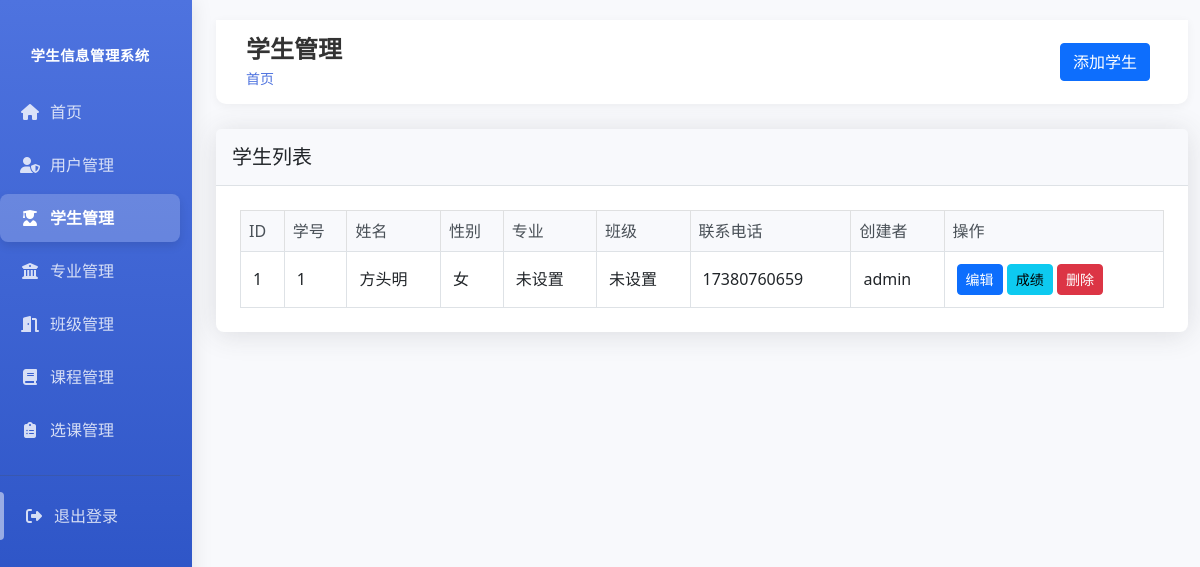
The page /students (signed in) on the database as committed earlier.
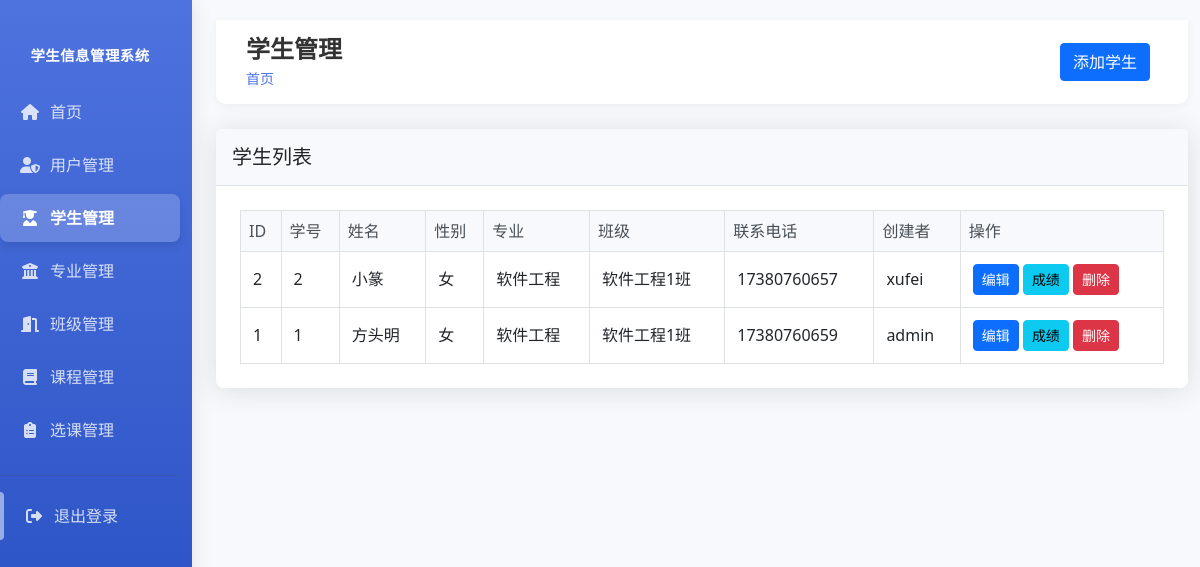
The same page on the database as committed later.
### tables this page shows
CREATE TABLE students (
        id INTEGER PRIMARY KEY AUTOINCREMENT,
        student_id TEXT UNIQUE NOT NULL,
        name TEXT NOT NULL,
        gender TEXT NOT NULL,
        birth_date TEXT,
        address TEXT,
        phone TEXT,
        email TEXT,
        major_id INTEGER,
        class_id INTEGER,
        enrollment_date TEXT,
        created_by INTEGER,
        created_at TIMESTAMP DEFAULT CURRENT_TIMESTAMP,
        FOREIGN KEY (major_id) REFERENCES majors (id),
        FOREIGN KEY (class_id) REFERENCES classes (id),
        FOREIGN KEY (created_by) REFERENCES users (id)
    );

CREATE TABLE users (
        id INTEGER PRIMARY KEY AUTOINCREMENT,
        username TEXT UNIQUE NOT NULL,
        password TEXT NOT NULL,
        email TEXT UNIQUE NOT NULL,
        role TEXT NOT NULL DEFAULT 'user',
        created_at TIMESTAMP DEFAULT CURRENT_TIMESTAMP
    );

CREATE TABLE majors (
        id INTEGER PRIMARY KEY AUTOINCREMENT,
        name TEXT UNIQUE NOT NULL,
        description TEXT,
        created_at TIMESTAMP DEFAULT CURRENT_TIMESTAMP
    );

CREATE TABLE classes (
        id INTEGER PRIMARY KEY AUTOINCREMENT,
        name TEXT UNIQUE NOT NULL,
        major_id INTEGER,
        description TEXT,
        created_at TIMESTAMP DEFAULT CURRENT_TIMESTAMP,
        FOREIGN KEY (major_id) REFERENCES majors (id)
    );

### app.py (the view, shortened to what this page needs)
@app.route("/students")
@login_required
def students():
    conn = get_db_connection()
    if session.get("role") == "admin":
        students = conn.execute("""
            SELECT s.*, m.name as major_name, c.name as class_name, u.username as created_by_name
            FROM students s
            LEFT JOIN majors m ON s.major_id = m.id
            LEFT JOIN classes c ON s.class_id = c.id
            LEFT JOIN users u ON s.created_by = u.id
            ORDER BY s.created_at DESC
        """).fetchall()
    conn.close()
    return render_template("students/index.html", students=students)

### app.py (called while the page is built)
def login_required(f):
    @wraps(f)
    def decorated_function(*args, **kwargs):
        if "user_id" not in session:
            return redirect(url_for("login"))
        return f(*args, **kwargs)
    return decorated_function

def get_db_connection():
    conn = sqlite3.connect("student_management.db")
    conn.row_factory = sqlite3.Row
    return conn

### templates/students/index.html (shortened to what this page needs)
{% extends "base.html" %}
{% block header %}学生管理{% endblock %}
{% block actions %}
<a href="{{ url_for('create_student') }}" class="btn btn-primary">添加学生</a>
{% endblock %}
{% block content %}
<div class="card">
    <div class="card-header">
        <h5 class="card-title mb-0">学生列表</h5>
    </div>
    <div class="card-body">
        <div class="table-responsive">
            <table class="table table-bordered table-hover">
                <thead class="table-light">
                    <tr>
                        <th>ID</th>
                        <th>学号</th>
                        <th>姓名</th>
                        <th>性别</th>
                        <th>专业</th>
                        <th>班级</th>
                        <th>联系电话</th>
                        {% if session.role == 'admin' %}
                        <th>创建者</th>
                        {% endif %}
                        <th>操作</th>
                    </tr>
                </thead>
                <tbody>
                    {% for student in students %}
                    <tr>
                        <td>{{ student.id }}</td>
                        <td>{{ student.student_id }}</td>
                        <td>{{ student.name }}</td>
                        <td>{{ student.gender }}</td>
                        <td>{{ student.major_name or '未设置' }}</td>
                        <td>{{ student.class_name or '未设置' }}</td>
                        <td>{{ student.phone or '未设置' }}</td>
                        {% if session.role == 'admin' %}
                        <td>{{ student.created_by_name or '未知' }}</td>
                        {% endif %}
                        <td>
                            <a href="{{ url_for('edit_student', student_id=student.id) }}" class="btn btn-sm btn-primary">编辑</a>
                            <a href="{{ url_for('student_grades', student_id=student.id) }}" class="btn btn-sm btn-info">成绩</a>
                            <form action="{{ url_for('delete_student', student_id=student.id) }}" method="post" style="display: inline;" onsubmit="return confirm('确定要删除此学生信息吗？');">
                                <button type="submit" class="btn btn-sm btn-danger">删除</button>
                            </form>
                        </td>
                    </tr>
                    {% endfor %}
                </tbody>
            </table>
        </div>
    </div>
</div>
{% endblock %}

Rows that differ between the two databases and show on the page:
added students: id "2", student_id "2", name "小篆", gender "女", name "软件工程", name "软件工程1班", phone "17380760657", username "xufei"
changed students "方头明": name "未设置" → "软件工程"; name "未设置" → "软件工程1班"
